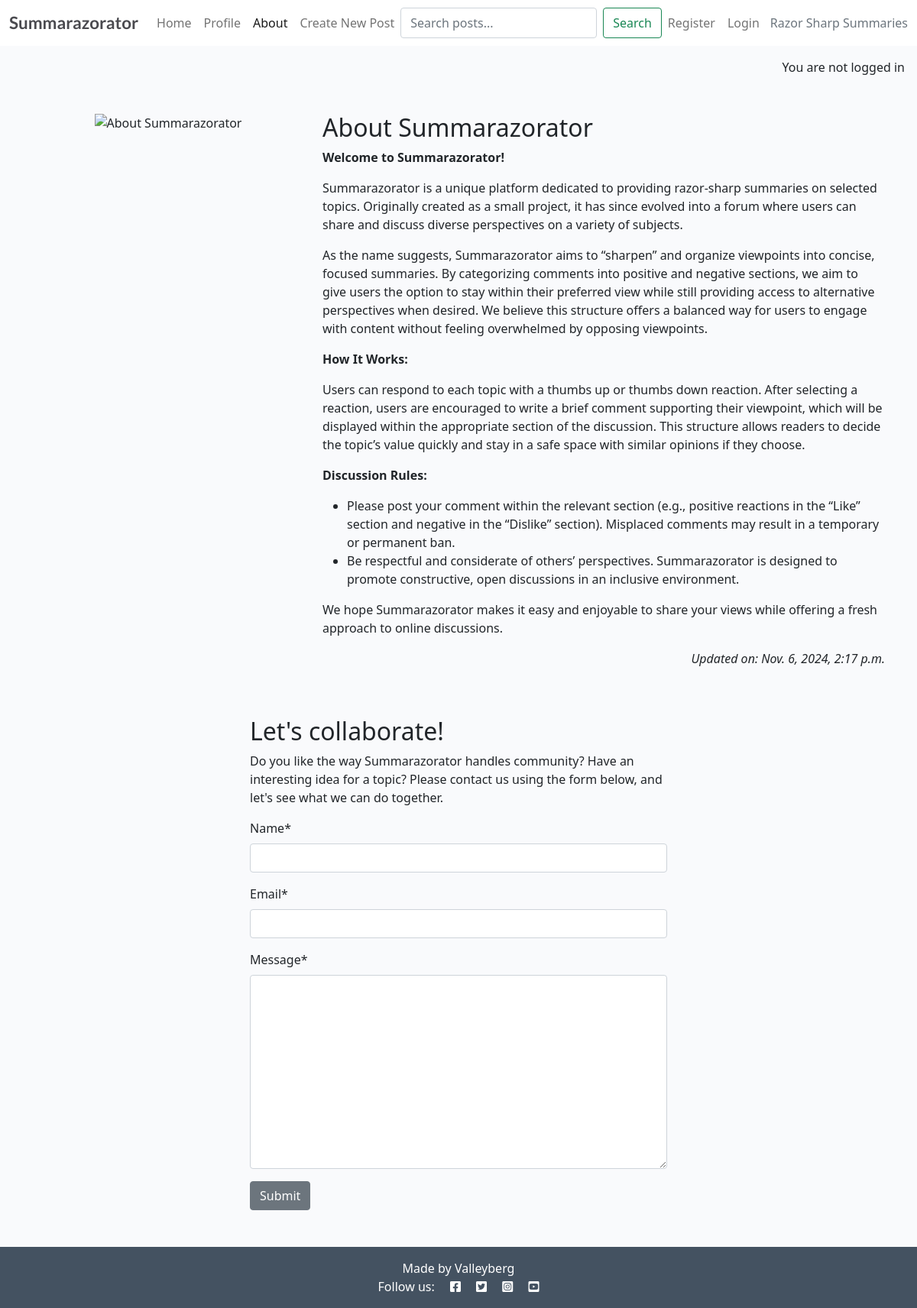
The page /about/ on the database its author committed.
### about/models.py (models this page shows, shortened)
class About(models.Model):
    title = models.CharField(max_length=200)
    profile_image = CloudinaryField('image', default='placeholder')
    updated_on = models.DateTimeField(auto_now=True)
    content = models.TextField()

### about/views.py (the view)
# urls.py: path('', views.about_srzr, name='about'),
def about_srzr(request):
    if request.method == "POST":
        collaborate_form = CollaborateForm(data=request.POST)
        if collaborate_form.is_valid():
            collaborate_form.save()
            messages.add_message(request, messages.SUCCESS,
            "Collaboration request received! Thank you for interest. We will get back to you as soon as we can.")
    """
    Renders the About Summarazorator page
    """
    about = About.objects.all().order_by('-updated_on').first()
    collaborate_form = CollaborateForm()
    return render(
        request,
        'about/about.html',
        {
            'about': about,
            'collaborate_form': collaborate_form
        },
    )

### about/forms.py
class CollaborateForm(forms.ModelForm):
    class Meta:
        model = CollaborateRequest
        fields = ('name', 'email', 'message')

### about/templates/about/about.html (shortened to what this page needs)
{% extends 'base.html' %}
{% load static %}
{% load crispy_forms_tags %}
{% block content %}
<div class="container mt-5">
    <div class="row">
        <div class="col-12 col-md-4 text-center">
            {% if "placeholder" in about.profile_image.url %}
            <img src="{% static 'images/rzrtr-logo.jpg' %}" width="75%" alt="placeholder image">
            {% else %}
            <img src="{{ about.profile_image.url }}" width="75%" alt="{{ about.title }}">
            {% endif %}
        </div>
        <div class="col-12 col-md-8">
            <h2>{{ about.title }}</h2>
            {{ about.content | safe }}
        </div>
    </div>
    <div class="row">
        <div class="col text-right">
            <p class="text-end"><em>Updated on: {{ about.updated_on }}</em></p>
        </div>
    </div>
    <div class="row justify-content-center">
        <div class="col-12 col-md-6 my-5">
            <h2>Let's collaborate!</h2>
            <p>Do you like the way Summarazorator handles community? Have an interesting idea for a topic? Please
                contact us using the form below, and let's see what we can do together.</p>
            <form method="post" id="collaboration-form">
                {{ collaborate_form | crispy }}
                <button class="btn btn-secondary" type="submit">Submit</button>
            </form>
        </div>
    </div>
</div>
{% endblock content %}

### static/css/style.css (style rules this page uses)
body { background-color: #F9FAFC; }
.main-bg { background-color: #F9FAFC; }

### rows shown on the page
About: title "About Summarazorator", content "Welcome to Summarazorator! Summarazorator is a unique platform dedicated to providing razor-sharp summaries on selected topics. Originally created as a small project, it has since evolved into a forum where users can share and discuss diverse perspectives on a variety of subjects. As the name suggests, Summarazorator aims to “sharpen” and organize viewpoints into concise, focused summaries. By categorizing comments into positive and negative sections, we aim to give users the option to stay within their preferred view while still providing access to alternative perspectives when desired. We believe this structure offers a balanced way for users to engage with content without feeling…", updated_on "Nov. 6, 2024, 2:17 p.m."
